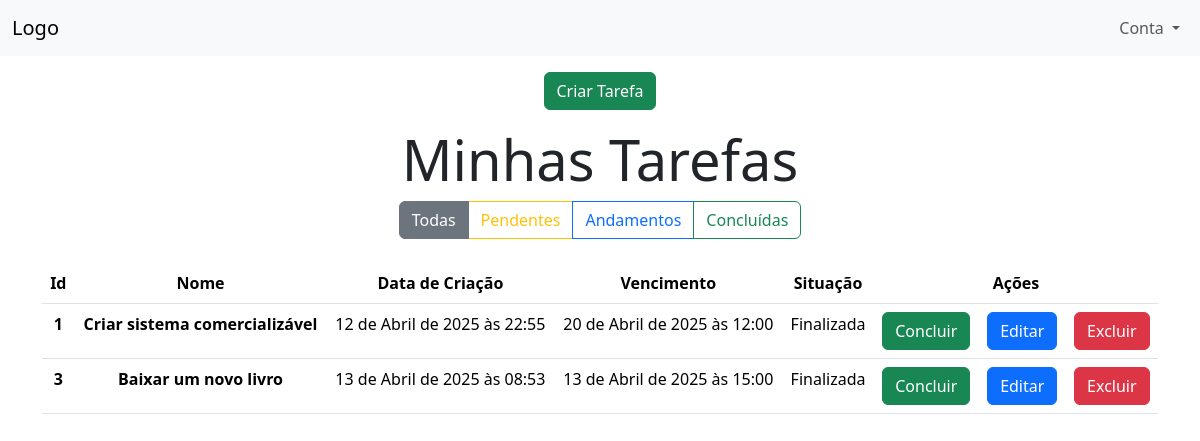
Before: /task/home/ (signed in) with the older database file.
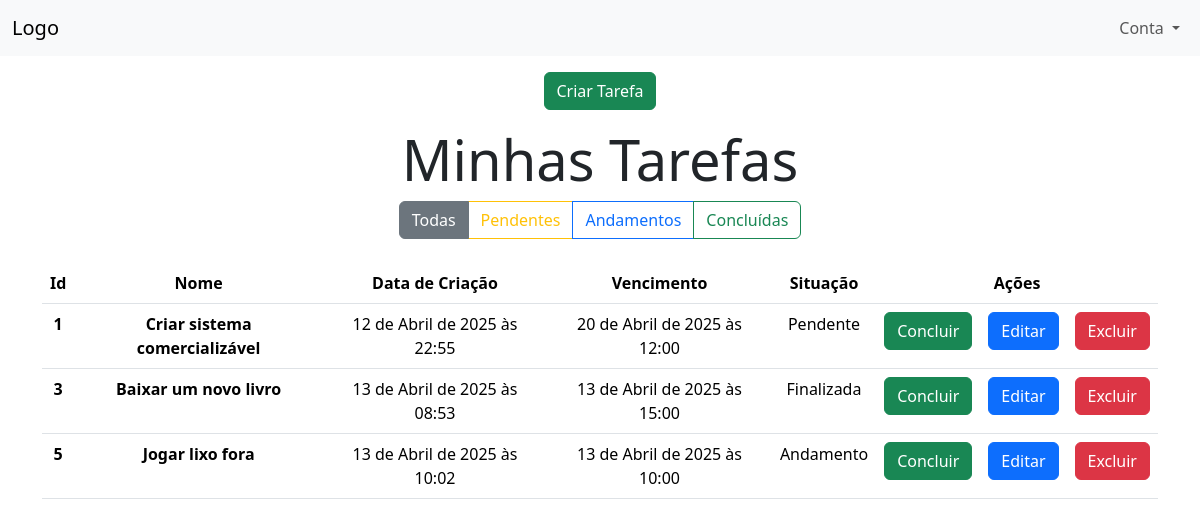
After: the same page with the newer database file.
### task/models.py (models this page shows, shortened)
class Task(models.Model):
    name = models.CharField(max_length=255)
    creation_date = models.DateTimeField(auto_now_add=True)
    expiration_date = models.DateTimeField()
    user = models.ForeignKey(User, on_delete=models.DO_NOTHING)
    status = models.CharField(max_length=20,
                               choices=StatusEnum.choices,
                                 default=StatusEnum.PENDING)

### task/views.py (the view, shortened to what this page needs)
# urls.py: path('home/', views.home, name='home'),
@login_required(login_url='/account/login')
def home(request):
    status = [status.value for status in StatusEnum]
    status_selecionado = request.GET.get('status_selecionado')
    user = request.user
    tasks = Task.objects.filter(user = user).all()
    return render(request, 'home.html', {'status': status, 'tasks': tasks, 'status_selecionado': status_selecionado})

### task/templates/home.html (shortened to what this page needs)
{% extends 'base.html' %}
{% block content %}
    {% include 'partials/navbar.html' %}
    <div class="d-flex justify-content-center mb-3 mt-3">
        <a href="{% url 'create_task' %}" class="btn btn-success">Criar Tarefa</a>
    </div>
    <div class='container'>
        <h1 class="text-center display-4">Minhas Tarefas</h1>
        <div class="d-flex justify-content-center mb-4">
            <div class="btn-group" role="group" aria-label="Filtro de Tarefas">
                <a href="?status_selecionado=todas" class="btn btn-outline-secondary {% if request.GET.status_selecionado == 'todas' or not request.GET.status_selecionado %}active{% endif %}">Todas</a>
                <a href="?status_selecionado=pendentes" class="btn btn-outline-warning {% if request.GET.status_selecionado == 'pendentes' %}active{% endif %}">Pendentes</a>
                <a href="?status_selecionado=andamentos" class="btn btn-outline-primary {% if request.GET.status_selecionado == 'andamentos' %}active{% endif %}">Andamentos</a>
                <a href="?status_selecionado=concluidas" class="btn btn-outline-success {% if request.GET.status_selecionado == 'concluidas' %}active{% endif %}">Concluídas</a>
            </div>
        </div>
        <table class="table">
            <thead>
              <tr class="text-center">
                <th scope="col">Id</th>
                <th scope="col">Nome</th>
                <th scope="col">Data de Criação</th>
                <th scope="col">Vencimento</th>
                <th scope="col">Situação</th>
                <th scope="col" colspan="3">Ações</th>
              </tr>
            </thead>
            <tbody>
              {% for task in tasks %}
                <tr class="text-center">
                    <th>{{task.id}}</th>
                    <th>{{task.name}}</th>
                    <td>{{task.creation_date}}</td>
                    <td>{{task.expiration_date}}</td>
                    <td>{{task.status}}</td>
                    <td><a class="btn btn-success" href="{% url 'finish_task' task.id %}">Concluir</a></td>
                    <td><a class="btn btn-primary" href="{% url 'edit_task' task.id %}">Editar</a></td>
                    <td><a class="btn btn-danger" href="{% url 'exclude_task' task.id %}">Excluir</a></td>
                </tr>
              {% endfor %}
            </tbody>
          </table>
    </div>
{% endblock %}

### templates/base.html (shortened to what this page needs)
<!doctype html>
<html lang="pt-br">
  <head>
    <link href="https://cdn.jsdelivr.net/npm/bootstrap@5.3.5/dist/css/bootstrap.min.css" rel="stylesheet">
  </head>
  <body>
    {% block content %}
    {% endblock %}
  </body>
</html>

### templates/partials/navbar.html (shortened to what this page needs)
<nav class="navbar navbar-expand-lg bg-body-tertiary">
    <div class="container-fluid">
        <a class="navbar-brand" href="{% url 'home' %}">Logo</a>
        <div class="collapse navbar-collapse" id="navbarSupportedContent">
            <ul class="navbar-nav ms-auto mb-2 mb-lg-0">
                <li class="nav-item dropdown">
                    <a class="nav-link dropdown-toggle" href="#" id="navbarDropdown" role="button"
                       data-bs-toggle="dropdown" aria-expanded="false">
                        Conta
                    </a>
                </li>
            </ul>
        </div>
    </div>
</nav>

Changed rows visible on the page:
changed Task "Criar sistema comercializável": status "Finalizada" → "Pendente"
added Task: id "5", name "Jogar lixo fora", creation_date "13 de Abril de 2025 às 10:02", expiration_date "13 de Abril de 2025 às 10:00", status "Andamento"
